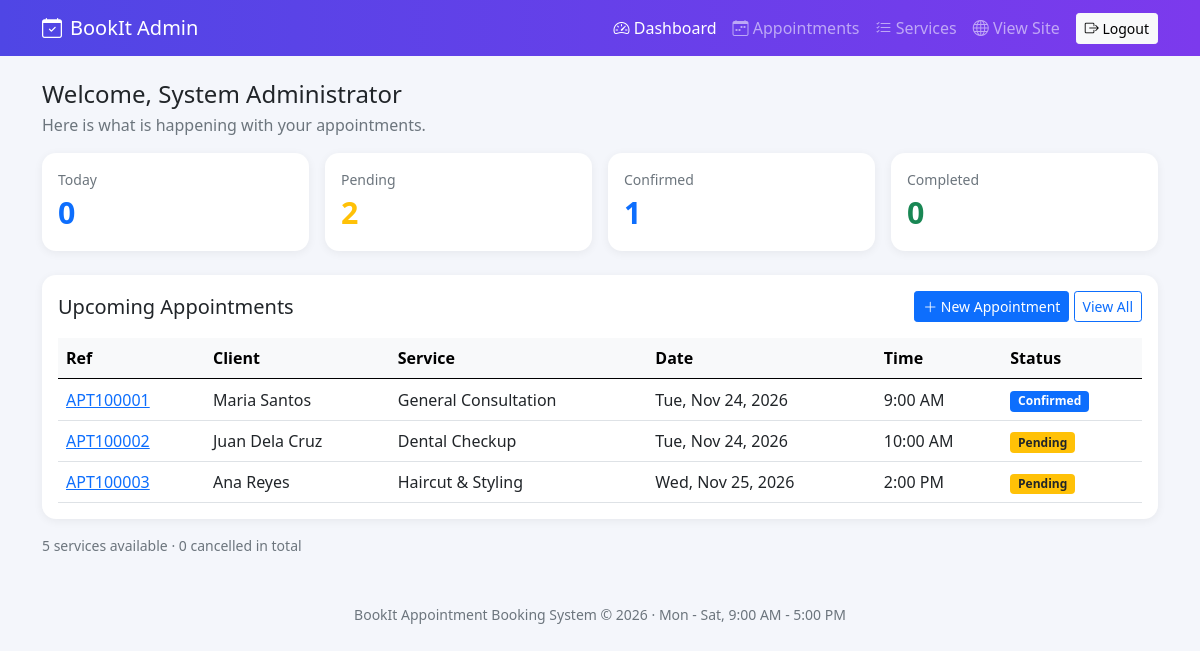
Page /admin/dashboard.php (signed in) on the committed database.
### tables this page shows
CREATE TABLE appointments (
  appointment_id INT AUTO_INCREMENT PRIMARY KEY,
  reference_code VARCHAR(12) NOT NULL UNIQUE,
  client_name VARCHAR(100) NOT NULL,
  email VARCHAR(100) NOT NULL,
  phone VARCHAR(20) NOT NULL,
  service_id INT NOT NULL,
  appointment_date DATE NOT NULL,
  appointment_time TIME NOT NULL,
  status ENUM('Pending','Confirmed','Completed','Cancelled') NOT NULL DEFAULT 'Pending',
  notes TEXT NULL,
  created_at TIMESTAMP NOT NULL DEFAULT CURRENT_TIMESTAMP,
  CONSTRAINT fk_appointment_service FOREIGN KEY (service_id) REFERENCES services(service_id)
    ON UPDATE CASCADE ON DELETE RESTRICT
);

CREATE TABLE services (
  service_id INT AUTO_INCREMENT PRIMARY KEY,
  service_name VARCHAR(100) NOT NULL,
  description VARCHAR(255) NULL,
  duration_minutes INT NOT NULL DEFAULT 30,
  price DECIMAL(10,2) NOT NULL DEFAULT 0.00
);

### admin/dashboard.php (the view, shortened to what this page needs)
<?php
require_once '../includes/functions.php';
$counts = array('Pending' => 0, 'Confirmed' => 0, 'Completed' => 0, 'Cancelled' => 0);
$result = $conn->query("SELECT status, COUNT(*) AS total FROM appointments GROUP BY status");
while ($row = $result->fetch_assoc()) {
    $counts[$row['status']] = $row['total'];
}
$today = date('Y-m-d');
$todayCount = run($conn, "SELECT COUNT(*) AS total FROM appointments WHERE appointment_date = ? AND status <> 'Cancelled'", 's', array($today))->get_result()->fetch_assoc()['total'];
$serviceCount = $conn->query("SELECT COUNT(*) AS total FROM services")->fetch_assoc()['total'];
$sql = "SELECT a.*, s.service_name FROM appointments a
        JOIN services s ON a.service_id = s.service_id
        WHERE a.appointment_date >= ? AND a.status IN ('Pending', 'Confirmed')
        ORDER BY a.appointment_date, a.appointment_time LIMIT 8";
$upcoming = run($conn, $sql, 's', array($today))->get_result();
include '../includes/header.php';
?>
<h4 class="mb-1">Welcome, <?= clean($_SESSION['admin_name']) ?></h4>
<p class="text-muted">Here is what is happening with your appointments.</p>
<div class="row g-3 mb-4">
  <div class="col-6 col-lg-3"><div class="card p-3"><div class="text-muted small">Today</div><div class="stat-number text-primary"><?= $todayCount ?></div></div></div>
  <div class="col-6 col-lg-3"><div class="card p-3"><div class="text-muted small">Pending</div><div class="stat-number text-warning"><?= $counts['Pending'] ?></div></div></div>
  <div class="col-6 col-lg-3"><div class="card p-3"><div class="text-muted small">Confirmed</div><div class="stat-number text-primary"><?= $counts['Confirmed'] ?></div></div></div>
  <div class="col-6 col-lg-3"><div class="card p-3"><div class="text-muted small">Completed</div><div class="stat-number text-success"><?= $counts['Completed'] ?></div></div></div>
</div>
<div class="card p-3">
  <div class="d-flex flex-wrap justify-content-between align-items-center gap-2 mb-3">
    <h5 class="mb-0">Upcoming Appointments</h5>
    <div>
      <a href="appointment_form.php" class="btn btn-primary btn-sm"><i class="bi bi-plus-lg"></i> New Appointment</a>
      <a href="appointments.php" class="btn btn-outline-primary btn-sm">View All</a>
    </div>
  </div>
  <div class="table-responsive">
    <table class="table table-hover align-middle mb-0">
      <thead class="table-light">
        <tr><th>Ref</th><th>Client</th><th>Service</th><th>Date</th><th>Time</th><th>Status</th></tr>
      </thead>
      <tbody>
        <?php while ($row = $upcoming->fetch_assoc()): ?>
          <tr>
            <td><a href="appointment_form.php?id=<?= $row['appointment_id'] ?>"><?= clean($row['reference_code']) ?></a></td>
            <td><?= clean($row['client_name']) ?></td>
            <td><?= clean($row['service_name']) ?></td>
            <td><?= formatDate($row['appointment_date']) ?></td>
            <td><?= formatTime($row['appointment_time']) ?></td>
            <td><?= statusBadge($row['status']) ?></td>
          </tr>
        <?php endwhile; ?>
      </tbody>
    </table>
  </div>
</div>
<p class="text-muted small mt-3 mb-0"><?= $serviceCount ?> services available &middot; <?= $counts['Cancelled'] ?> cancelled in total</p>
<?php include '../includes/footer.php'; ?>

### includes/functions.php (shortened to what this page needs)
<?php
function clean($text) {
    return htmlspecialchars((string) $text, ENT_QUOTES, 'UTF-8');
}
function run($conn, $sql, $types = '', $params = array()) {
    $stmt = $conn->prepare($sql);
    if ($types != '') {
        $stmt->bind_param($types, ...$params);
    }
    $stmt->execute();
    return $stmt;
}
function statusBadge($status) {
    $colors = array(
        'Pending' => 'warning text-dark',
        'Confirmed' => 'primary',
        'Completed' => 'success',
        'Cancelled' => 'danger'
    );
    $color = isset($colors[$status]) ? $colors[$status] : 'secondary';
    return '<span class="badge bg-' . $color . '">' . clean($status) . '</span>';
}
function formatTime($time) {
    return date('g:i A', strtotime($time));
}
function formatDate($date) {
    return date('D, M j, Y', strtotime($date));
}

### assets/css/style.css (style rules this page uses)
body { background: #f4f6fb; }
.card { border: 0; border-radius: 14px; box-shadow: 0 2px 10px rgba(0,0,0,.06); }
.stat-number { font-size: 1.9rem; font-weight: 700; }

### rows in the picture
appointments: reference_code "APT100001", client_name "Maria Santos", service.service_name "General Consultation", appointment_date "Tue, Nov 24, 2026", appointment_time "9:00 AM", status "Confirmed"
appointments: reference_code "APT100002", client_name "Juan Dela Cruz", service.service_name "Dental Checkup", appointment_date "Tue, Nov 24, 2026", appointment_time "10:00 AM", status "Pending"
appointments: reference_code "APT100003", client_name "Ana Reyes", service.service_name "Haircut & Styling", appointment_date "Wed, Nov 25, 2026", appointment_time "2:00 PM", status "Pending"

### other values in the picture
$_SESSION['admin_name'] "System Administrator"
$todayCount "0"
$counts['Pending'] "2"
$counts['Confirmed'] "1"
$counts['Completed'] "0"
$serviceCount "5"
$counts['Cancelled'] "0"
